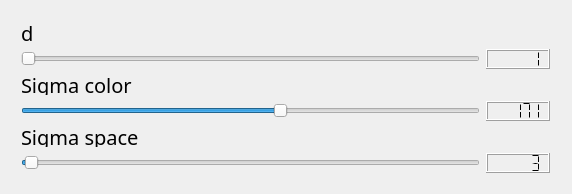
<?xml version="1.0" encoding="UTF-8"?>
<ui version="4.0">
 <class>BiliteralFilterStepDialog</class>
 <widget class="QDialog" name="BiliteralFilterStepDialog">
  <property name="geometry">
   <rect>
    <x>0</x>
    <y>0</y>
    <width>572</width>
    <height>194</height>
   </rect>
  </property>
  <property name="windowTitle">
   <string>BiliteralFilterStepDialog</string>
  </property>
  <widget class="QWidget" name="layoutWidget">
   <property name="geometry">
    <rect>
     <x>10</x>
     <y>11</y>
     <width>551</width>
     <height>173</height>
    </rect>
   </property>
   <layout class="QVBoxLayout" name="verticalLayout">
    <item>
     <widget class="QLabel" name="label_d">
      <property name="font">
       <font>
        <family>Replica-Bold</family>
        <pointsize>15</pointsize>
        <kerning>false</kerning>
       </font>
      </property>
      <property name="text">
       <string>d</string>
      </property>
     </widget>
    </item>
    <item>
     <layout class="QHBoxLayout" name="horizontalLayout">
      <item>
       <widget class="QSlider" name="dSlider">
        <property name="minimum">
         <number>1</number>
        </property>
        <property name="value">
         <number>1</number>
        </property>
        <property name="orientation">
         <enum>Qt::Horizontal</enum>
        </property>
       </widget>
      </item>
      <item>
       <widget class="QLCDNumber" name="dnumber">
        <property name="segmentStyle">
         <enum>QLCDNumber::Flat</enum>
        </property>
        <property name="value" stdset="0">
         <double>1.000000000000000</double>
        </property>
       </widget>
      </item>
     </layout>
    </item>
    <item>
     <widget class="QLabel" name="label_sigmaColor">
      <property name="font">
       <font>
        <family>Replica-Bold</family>
        <pointsize>15</pointsize>
        <kerning>false</kerning>
       </font>
      </property>
      <property name="text">
       <string>Sigma color</string>
      </property>
     </widget>
    </item>
    <item>
     <layout class="QHBoxLayout" name="horizontalLayout_2">
      <item>
       <widget class="QSlider" name="sigmaColorSlider">
        <property name="minimum">
         <number>1</number>
        </property>
        <property name="maximum">
         <number>300</number>
        </property>
        <property name="value">
         <number>171</number>
        </property>
        <property name="orientation">
         <enum>Qt::Horizontal</enum>
        </property>
       </widget>
      </item>
      <item>
       <widget class="QLCDNumber" name="sigmacolornumber">
        <property name="segmentStyle">
         <enum>QLCDNumber::Flat</enum>
        </property>
        <property name="value" stdset="0">
         <double>171.000000000000000</double>
        </property>
       </widget>
      </item>
     </layout>
    </item>
    <item>
     <widget class="QLabel" name="label_sigmaSpace">
      <property name="font">
       <font>
        <family>Replica-Bold</family>
        <pointsize>15</pointsize>
        <kerning>false</kerning>
       </font>
      </property>
      <property name="text">
       <string>Sigma space</string>
      </property>
     </widget>
    </item>
    <item>
     <layout class="QHBoxLayout" name="horizontalLayout_3">
      <item>
       <widget class="QSlider" name="sigmaSpaceSlider">
        <property name="minimum">
         <number>1</number>
        </property>
        <property name="maximum">
         <number>300</number>
        </property>
        <property name="value">
         <number>3</number>
        </property>
        <property name="orientation">
         <enum>Qt::Horizontal</enum>
        </property>
       </widget>
      </item>
      <item>
       <widget class="QLCDNumber" name="sigmaspacenumber">
        <property name="segmentStyle">
         <enum>QLCDNumber::Flat</enum>
        </property>
        <property name="value" stdset="0">
         <double>3.000000000000000</double>
        </property>
       </widget>
      </item>
     </layout>
    </item>
   </layout>
  </widget>
 </widget>
 <layoutdefault spacing="6" margin="11"/>
 <resources/>
 <connections>
  <connection>
   <sender>dSlider</sender>
   <signal>valueChanged(int)</signal>
   <receiver>dnumber</receiver>
   <slot>display(int)</slot>
   <hints>
    <hint type="sourcelabel">
     <x>52</x>
     <y>49</y>
    </hint>
    <hint type="destinationlabel">
     <x>441</x>
     <y>31</y>
    </hint>
   </hints>
  </connection>
  <connection>
   <sender>sigmaColorSlider</sender>
   <signal>valueChanged(int)</signal>
   <receiver>sigmacolornumber</receiver>
   <slot>display(int)</slot>
   <hints>
    <hint type="sourcelabel">
     <x>52</x>
     <y>105</y>
    </hint>
    <hint type="destinationlabel">
     <x>441</x>
     <y>81</y>
    </hint>
   </hints>
  </connection>
  <connection>
   <sender>sigmaSpaceSlider</sender>
   <signal>valueChanged(int)</signal>
   <receiver>sigmaspacenumber</receiver>
   <slot>display(int)</slot>
   <hints>
    <hint type="sourcelabel">
     <x>52</x>
     <y>161</y>
    </hint>
    <hint type="destinationlabel">
     <x>441</x>
     <y>141</y>
    </hint>
   </hints>
  </connection>
 </connections>
</ui>
